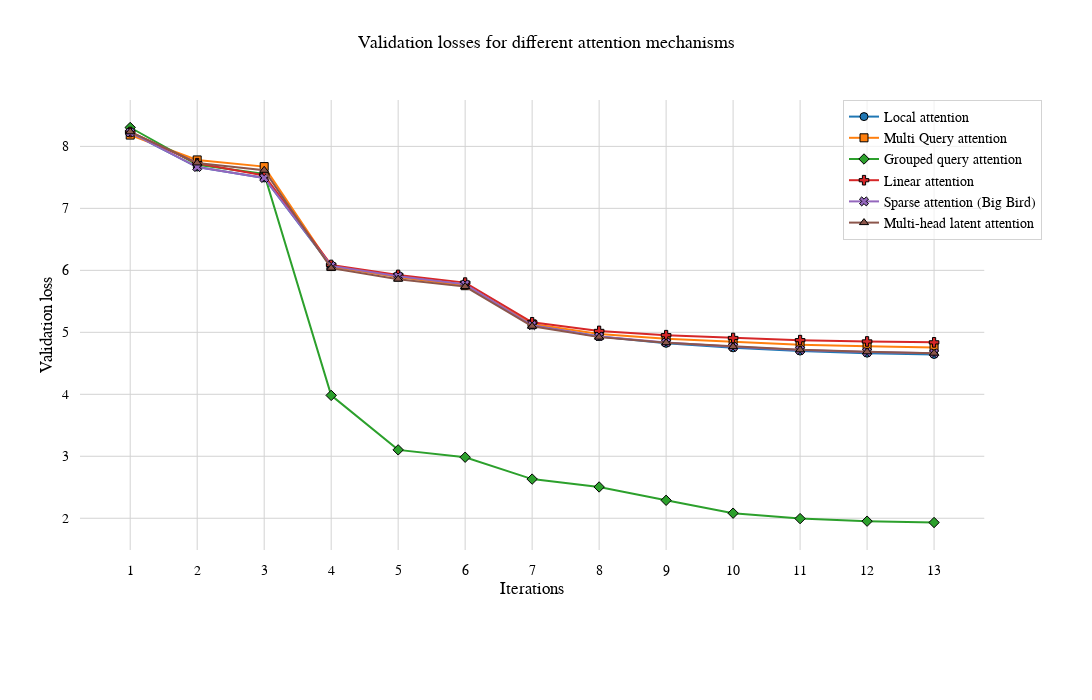

The code cell stored with this chart in its notebook:
### Markdown cell above
#### 2.3. Plot the validation data

### Code cell
line_configs = [
    {
        "name": "Local attention",
        "data": attention_mechanisms["local"]["val"],
        "color": "#1f77b4",
        "dash": "solid",
        "width": 2,
        "marker_symbol": 0,
    },
    {
        "name": "Multi Query attention",
        "data": attention_mechanisms["multi_query"]["val"],
        "color": "#ff7f0e",
        "dash": "solid",
        "width": 2,
        "marker_symbol": 1,
    },
    {
        "name": "Grouped query attention",
        "data": attention_mechanisms["grouped"]["val"],
        "color": "#2ca02c",
        "dash": "solid",
        "width": 2,
        "marker_symbol": 2,
    },
    {
        "name": "Linear attention",
        "data": attention_mechanisms["linear"]["val"],
        "color": "#d62728",
        "dash": "solid",
        "width": 2,
        "marker_symbol": 3,
    },
    {
        "name": "Sparse attention (Big Bird)",
        "data": attention_mechanisms["big_bird"]["val"],
        "color": "#9467bd",
        "dash": "solid",
        "width": 2,
        "marker_symbol": 4,
    },
    {
        "name": "Multi-head latent attention",
        "data": attention_mechanisms["latent"]["val"],
        "color": "#8c564b",
        "dash": "solid",
        "width": 2,
        "marker_symbol": 5,
    },
]
iterations = np.arange(1, len(attention_mechanisms["local"]["val"]) + 1)

figure = plot_losses(
    line_configs=line_configs,
    iterations=iterations,
    title="Validation losses for different attention mechanisms",
    xaxis_title="Iterations",
    yaxis_title="Validation loss",
    width=1200,
    height=700,
    save_figure=False,
)
figure.show()

### Figure 1 — Plotly figure (JSON) as saved in the notebook; plotly's stock layout.template omitted (floating-point values rounded to 4 significant figures)
{"data": [{"hovertemplate": "<b>Iteration</b>: %{x}<br><b>Loss</b>: %{y:.4f}<br>", "line": {"color": "#1f77b4", "dash": "solid", "width": 2}, "marker": {"color": "#1f77b4", "line": {"color": "black", "width": 1}, "size": 8, "symbol": 0}, "mode": "lines+markers", "name": "Local attention", "type": "scatter", "x": [1, 2, 3, 4, 5, 6, 7, 8, 9, 10, 11, 12, 13], "xaxis": "x", "y": [8.222, 7.667, 7.491, 6.067, 5.902, 5.767, 5.117, 4.931, 4.822, 4.75, 4.697, 4.664, 4.642], "yaxis": "y"}, {"hovertemplate": "<b>Iteration</b>: %{x}<br><b>Loss</b>: %{y:.4f}<br>", "line": {"color": "#ff7f0e", "dash": "solid", "width": 2}, "marker": {"color": "#ff7f0e", "line": {"color": "black", "width": 1}, "size": 8, "symbol": 1}, "mode": "lines+markers", "name": "Multi Query attention", "type": "scatter", "x": [1, 2, 3, 4, 5, 6, 7, 8, 9, 10, 11, 12, 13], "xaxis": "x", "y": [8.182, 7.782, 7.674, 6.061, 5.892, 5.752, 5.136, 4.971, 4.896, 4.844, 4.799, 4.773, 4.753], "yaxis": "y"}, {"hovertemplate": "<b>Iteration</b>: %{x}<br><b>Loss</b>: %{y:.4f}<br>", "line": {"color": "#2ca02c", "dash": "solid", "width": 2}, "marker": {"color": "#2ca02c", "line": {"color": "black", "width": 1}, "size": 8, "symbol": 2}, "mode": "lines+markers", "name": "Grouped query attention", "type": "scatter", "x": [1, 2, 3, 4, 5, 6, 7, 8, 9, 10, 11, 12, 13], "xaxis": "x", "y": [8.305, 7.702, 7.556, 3.982, 3.103, 2.985, 2.632, 2.505, 2.289, 2.082, 1.994, 1.953, 1.931], "yaxis": "y"}, {"hovertemplate": "<b>Iteration</b>: %{x}<br><b>Loss</b>: %{y:.4f}<br>", "line": {"color": "#d62728", "dash": "solid", "width": 2}, "marker": {"color": "#d62728", "line": {"color": "black", "width": 1}, "size": 8, "symbol": 3}, "mode": "lines+markers", "name": "Linear attention", "type": "scatter", "x": [1, 2, 3, 4, 5, 6, 7, 8, 9, 10, 11, 12, 13], "xaxis": "x", "y": [8.232, 7.729, 7.531, 6.087, 5.927, 5.802, 5.162, 5.023, 4.954, 4.909, 4.874, 4.853, 4.838], "yaxis": "y"}, {"hovertemplate": "<b>Iteration</b>: %{x}<br><b>Loss</b>: %{y:.4f}<br>", "line": {"color": "#9467bd", "dash": "solid", "width": 2}, "marker": {"color": "#9467bd", "line": {"color": "black", "width": 1}, "size": 8, "symbol": 4}, "mode": "lines+markers", "name": "Sparse attention (Big Bird)", "type": "scatter", "x": [1, 2, 3, 4, 5, 6, 7, 8, 9, 10, 11, 12, 13], "xaxis": "x", "y": [8.225, 7.666, 7.491, 6.072, 5.904, 5.774, 5.114, 4.934, 4.835, 4.766, 4.715, 4.682, 4.662], "yaxis": "y"}, {"hovertemplate": "<b>Iteration</b>: %{x}<br><b>Loss</b>: %{y:.4f}<br>", "line": {"color": "#8c564b", "dash": "solid", "width": 2}, "marker": {"color": "#8c564b", "line": {"color": "black", "width": 1}, "size": 8, "symbol": 5}, "mode": "lines+markers", "name": "Multi-head latent attention", "type": "scatter", "x": [1, 2, 3, 4, 5, 6, 7, 8, 9, 10, 11, 12, 13], "xaxis": "x", "y": [8.236, 7.733, 7.615, 6.036, 5.858, 5.738, 5.098, 4.922, 4.832, 4.769, 4.718, 4.685, 4.663], "yaxis": "y"}], "layout": {"autosize": false, "font": {"color": "black", "family": "Arial", "size": 14}, "height": 700, "legend": {"bgcolor": "rgba(255, 255, 255, 0.7)", "bordercolor": "lightgrey", "borderwidth": 1, "x": 1, "xanchor": "right", "y": 1, "yanchor": "top"}, "margin": {"b": 150, "l": 80, "pad": 10, "r": 50, "t": 100}, "plot_bgcolor": "white", "showlegend": true, "title": {"font": {"size": 18}, "text": "Validation losses for different attention mechanisms", "x": 0.5, "xanchor": "center", "y": 0.95, "yanchor": "top"}, "width": 1200, "xaxis": {"anchor": "y", "domain": [0, 0.94], "dtick": 1, "gridcolor": "lightgrey", "showgrid": true, "tick0": 0, "tickmode": "linear", "title": {"text": "Iterations"}}, "yaxis": {"anchor": "x", "domain": [0, 1], "gridcolor": "lightgrey", "showgrid": true, "title": {"text": "Validation loss"}, "zeroline": true, "zerolinecolor": "black", "zerolinewidth": 1}, "yaxis2": {"anchor": "x", "overlaying": "y", "side": "right"}}}
